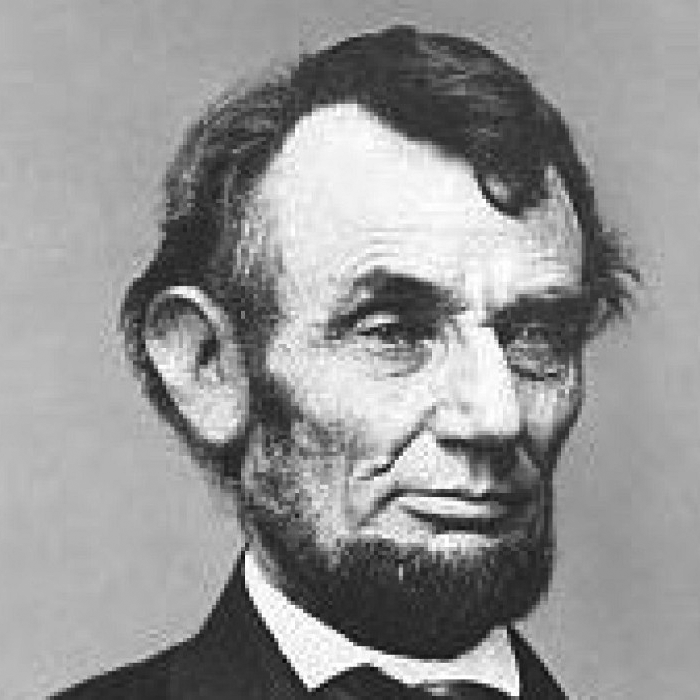
#> input picture learn_AI_assignment/lincoln.tif, 700 x 700 px
$ python Medium1_ex4_Difference_of_Gaussians.py
#> lines starting #> are read from the running program, lines starting #| are printed output that depends on the picture
import cv2
import numpy as np
import os
from pathlib import Path

path = os.path.dirname(os.path.abspath(__file__))
filename = path + "/" +'lincoln.tif'

image = cv2.imread(filename)
#> image is the input picture: shape (700, 700, 3); min 2, max 255, mean 148.6
#gaussian kernel 5*5，标准差取0
blur5 = cv2.GaussianBlur(image, (5, 5), 0)
blur3 = cv2.GaussianBlur(image, (3, 3), 0)
DoGim = blur5 - blur3
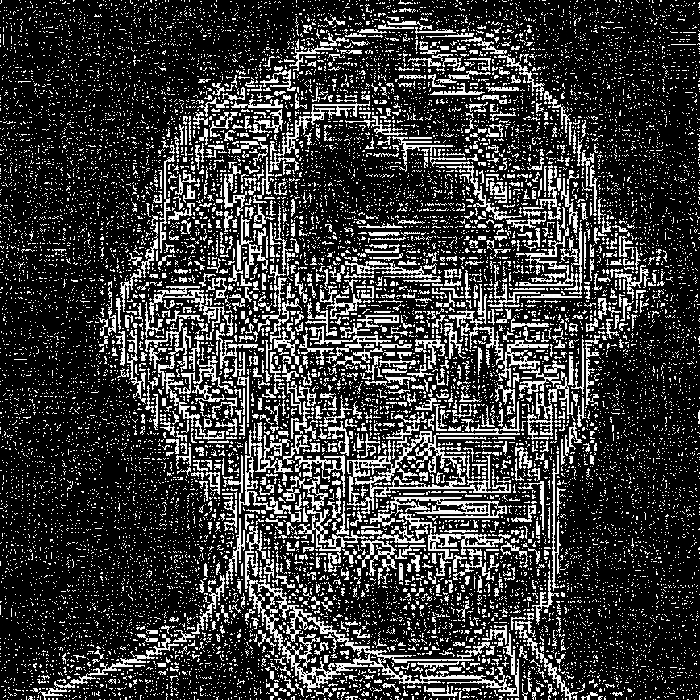
#> DoGim: shape (700, 700, 3); min 0, max 255, mean 58.2

#cv2.threshold（原图像，进行分类的阈值，高于（低于）阈值时赋予的新值，一个方法这里选择的是黑白二值）
_, threshImage = cv2.threshold(DoGim, 120, 255, cv2.THRESH_BINARY)
#> threshImage: shape (700, 700, 3); 22.7% white in thin lines or dots
cv2.imshow("original", image)
cv2.imshow("After DoG Blurred", threshImage)
cv2.waitKey(0)

$ run again, with learn_AI_assignment/zebras.jpg saved as learn_AI_assignment/lincoln.tif
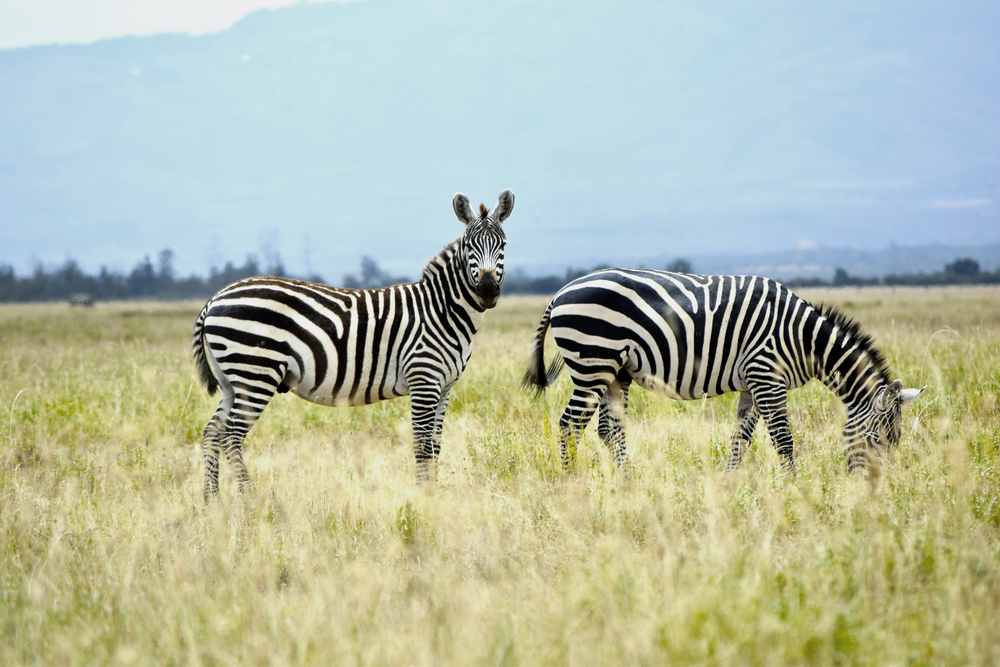
#> input picture learn_AI_assignment/zebras.jpg, 1000 x 667 px, shrunk from 4496 x 3000 before the run
#> image is the input picture: shape (667, 1000, 3); mean B, G, R 166.7, 187.2, 178.5
#> `DoGim = blur5 - blur3`:
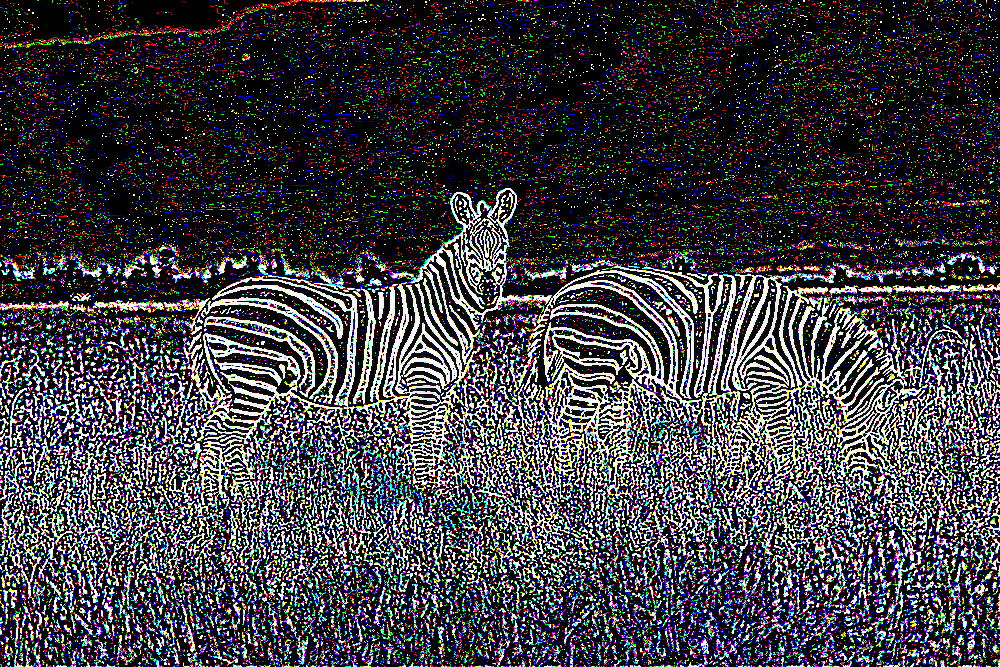
#> DoGim: shape (667, 1000, 3); mean B, G, R 64.9, 60, 60.9
